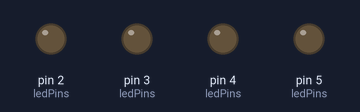
A sketch run on a simulated Arduino Uno, built with avr-gcc and run on an emulated ATmega328P. Parts: output pins drawn as LEDs (lit = HIGH).

Above: at 0.2 s.
At 1.2 s:
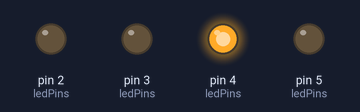
At 2.2 s:
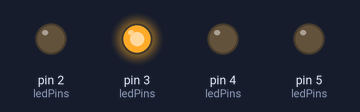
At 4.7 s:
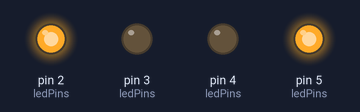
At 7.2 s:
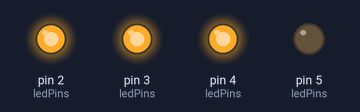
At 9.7 s:
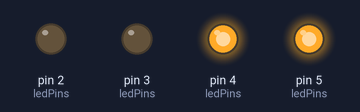
Timing chart, 0 to 10.4 s (numbered marks = the images above):
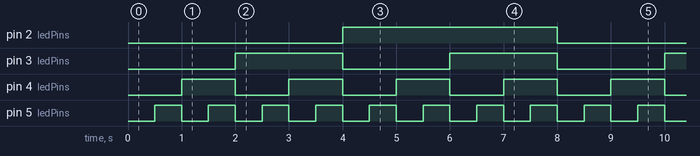

The sketch:

binaryNumbersOneFileClass.ino
```cpp
#include <Arduino.h>

class PinClass {
public:
    PinClass(int pin) {
        pinMode(pin, OUTPUT);
        this->pin = pin;
    }

    void setState(bool state) {
        digitalWrite(pin, state ? HIGH : LOW);
    }

private:
    int pin;
};

// Define LED pins
const int ledPins[] = {2, 3, 4, 5}; // Example digital pin numbers

// Instantiate PinClass for each LED pin
PinClass leds[] = {
    PinClass(ledPins[0]),
    PinClass(ledPins[1]),
    PinClass(ledPins[2]),
    PinClass(ledPins[3])
};

// Example binary numbers to reproduce with LEDs (0 = Off, 1 = On)
const int ledStates[][4] = {
    {0, 0, 0, 0}, // 0
    {0, 0, 0, 1}, // 1
    {0, 0, 1, 0}, // 2
    {0, 0, 1, 1}, // 3
    {0, 1, 0, 0}, // 4
    {0, 1, 0, 1}, // 5
    {0, 1, 1, 0}, // 6
    {0, 1, 1, 1}, // 7
    {1, 0, 0, 0}, // 8
    {1, 0, 0, 1}, // 9
    {1, 0, 1, 0}, // A
    {1, 0, 1, 1}, // B
    {1, 1, 0, 0}, // C
    {1, 1, 0, 1}, // D
    {1, 1, 1, 0}, // E
    {1, 1, 1, 1}  // F
};

// Blink delay in milliseconds
const int blinkDelay = 500;

void setup() {
    // Initial setup if needed
}

void loop() {
    for (int i = 0; i < sizeof(ledStates) / sizeof(ledStates[0]); ++i) {
        for (int j = 0; j < sizeof(ledStates[0]) / sizeof(int); ++j) {
            leds[j].setState(ledStates[i][j]);
        }
        delay(blinkDelay);
    }
}
```

PinClass.cpp
```cpp
#include "PinClass.h"

PinClass::PinClass(int pin1, int pin2, int pin3, int pin4) {
    pinMode(pin1, OUTPUT);
    pinMode(pin2, OUTPUT);
    pinMode(pin3, OUTPUT);
    pinMode(pin4, OUTPUT);
    _pin1 = pin1;
    _pin2 = pin2;
    _pin3 = pin3;
    _pin4 = pin4;
}

void PinClass::blinkLeds(int arr[], int delayMS) {
    digitalWrite(_pin1, arr[0] == 0 ? LOW : HIGH);
    digitalWrite(_pin2, arr[1] == 0 ? LOW : HIGH);
    digitalWrite(_pin3, arr[2] == 0 ? LOW : HIGH);
    digitalWrite(_pin4, arr[3] == 0 ? LOW : HIGH);
    delay(delayMS);
}
```

PinClass.h
```cpp
#ifndef PINCLASS_H
#define PINCLASS_H

#include "Arduino.h"

class PinClass {
public:
    PinClass(int pin1, int pin2, int pin3, int pin4);
    void blinkLeds(int arr[], int delayMS);

private:
    int _pin1, _pin2, _pin3, _pin4;
};

#endif
```

Measured:
- by itself, pin 2 (ledPins): alternates HIGH for 4.0 s and LOW for 4.0 s
- by itself, pin 3 (ledPins): alternates HIGH for 2.0 s and LOW for 2.0 s
- by itself, pin 4 (ledPins): alternates HIGH for 1.0 s and LOW for 1.0 s
- by itself, pin 5 (ledPins): alternates HIGH for 0.50 s and LOW for 0.50 s
